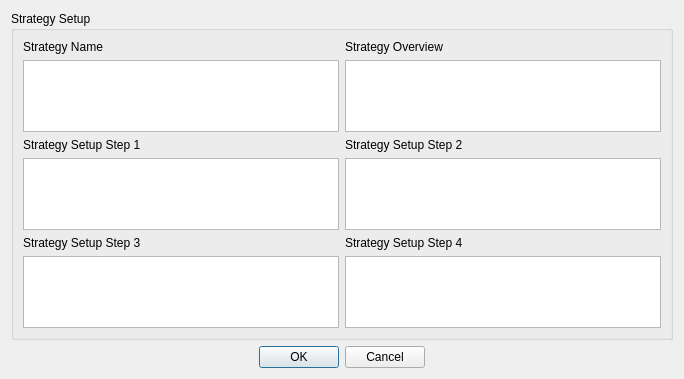
<?xml version="1.0" encoding="UTF-8"?>
<ui version="4.0">
 <class>Dialog</class>
 <widget class="QDialog" name="Dialog">
  <property name="geometry">
   <rect>
    <x>0</x>
    <y>0</y>
    <width>684</width>
    <height>379</height>
   </rect>
  </property>
  <property name="windowTitle">
   <string>Dialog</string>
  </property>
  <layout class="QGridLayout" name="gridLayout_2">
   <item row="0" column="0">
    <widget class="QGroupBox" name="groupBox">
     <property name="title">
      <string>Strategy Setup</string>
     </property>
     <layout class="QGridLayout" name="gridLayout">
      <item row="0" column="0">
       <widget class="QLabel" name="label">
        <property name="text">
         <string>Strategy Name</string>
        </property>
       </widget>
      </item>
      <item row="0" column="1">
       <widget class="QLabel" name="label_2">
        <property name="text">
         <string>Strategy Overview</string>
        </property>
       </widget>
      </item>
      <item row="1" column="0">
       <widget class="QTextEdit" name="strategyNameEdit"/>
      </item>
      <item row="1" column="1">
       <widget class="QTextEdit" name="strategyOverviewEdit"/>
      </item>
      <item row="2" column="0">
       <widget class="QLabel" name="label_3">
        <property name="text">
         <string>Strategy Setup Step 1</string>
        </property>
       </widget>
      </item>
      <item row="2" column="1">
       <widget class="QLabel" name="label_4">
        <property name="text">
         <string>Strategy Setup Step 2</string>
        </property>
       </widget>
      </item>
      <item row="3" column="0">
       <widget class="QTextEdit" name="strategySetup1"/>
      </item>
      <item row="3" column="1">
       <widget class="QTextEdit" name="strategySetup2"/>
      </item>
      <item row="4" column="0">
       <widget class="QLabel" name="label_5">
        <property name="text">
         <string>Strategy Setup Step 3</string>
        </property>
       </widget>
      </item>
      <item row="4" column="1">
       <widget class="QLabel" name="label_6">
        <property name="text">
         <string>Strategy Setup Step 4</string>
        </property>
       </widget>
      </item>
      <item row="5" column="0">
       <widget class="QTextEdit" name="strategySetup3"/>
      </item>
      <item row="5" column="1">
       <widget class="QTextEdit" name="strategySetup4"/>
      </item>
     </layout>
    </widget>
   </item>
   <item row="1" column="0">
    <widget class="QDialogButtonBox" name="buttonBox">
     <property name="orientation">
      <enum>Qt::Orientation::Horizontal</enum>
     </property>
     <property name="standardButtons">
      <set>QDialogButtonBox::StandardButton::Cancel|QDialogButtonBox::StandardButton::Ok</set>
     </property>
     <property name="centerButtons">
      <bool>true</bool>
     </property>
    </widget>
   </item>
  </layout>
 </widget>
 <tabstops>
  <tabstop>strategyNameEdit</tabstop>
  <tabstop>strategyOverviewEdit</tabstop>
  <tabstop>strategySetup1</tabstop>
  <tabstop>strategySetup2</tabstop>
  <tabstop>strategySetup3</tabstop>
  <tabstop>strategySetup4</tabstop>
 </tabstops>
 <resources/>
 <connections>
  <connection>
   <sender>buttonBox</sender>
   <signal>accepted()</signal>
   <receiver>Dialog</receiver>
   <slot>accept()</slot>
   <hints>
    <hint type="sourcelabel">
     <x>420</x>
     <y>314</y>
    </hint>
    <hint type="destinationlabel">
     <x>157</x>
     <y>274</y>
    </hint>
   </hints>
  </connection>
  <connection>
   <sender>buttonBox</sender>
   <signal>rejected()</signal>
   <receiver>Dialog</receiver>
   <slot>reject()</slot>
   <hints>
    <hint type="sourcelabel">
     <x>420</x>
     <y>320</y>
    </hint>
    <hint type="destinationlabel">
     <x>286</x>
     <y>274</y>
    </hint>
   </hints>
  </connection>
 </connections>
</ui>
